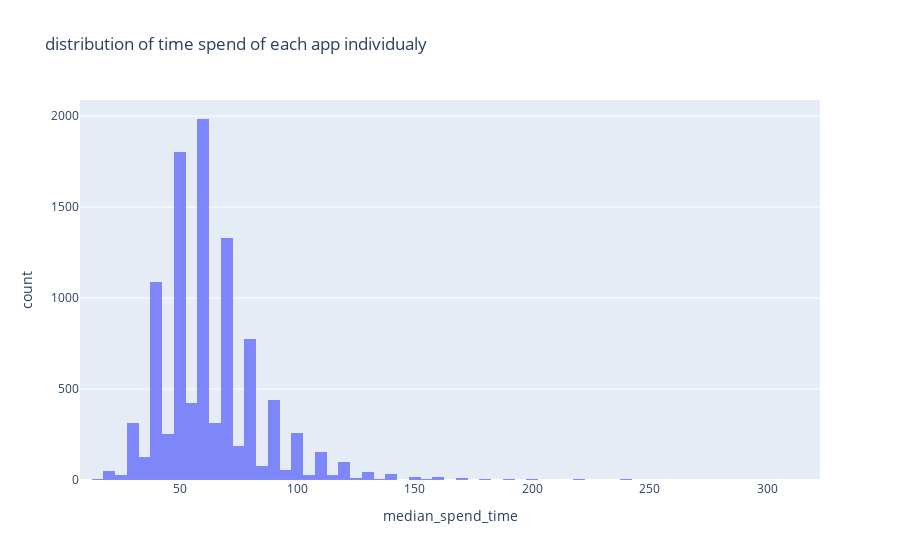

Notebook cell for this chart:
### Code cell
fig = px.histogram(df, x="median_spend_time",opacity=0.8,title='distribution of time spend of each app individualy',nbins=65).update_xaxes(categoryorder='total ascending')
fig.show()

### Figure 1 — Plotly figure (JSON) as saved in the notebook; plotly's stock layout.template omitted (floating-point values rounded to 4 significant figures; data arrays with more than 128 entries replaced by an {"elided": "..."} marker saying what was removed)
{"data": [{"alignmentgroup": "True", "bingroup": "x", "hovertemplate": "median_spend_time=%{x}<br>count=%{y}<extra></extra>", "legendgroup": "", "marker": {"color": "#636efa", "opacity": 0.8, "pattern": {"shape": ""}}, "name": "", "nbinsx": 65, "offsetgroup": "", "orientation": "v", "showlegend": false, "type": "histogram", "x": {"elided": "10000 float values"}, "xaxis": "x", "yaxis": "y"}], "layout": {"barmode": "relative", "legend": {"tracegroupgap": 0}, "title": {"text": "distribution of time spend of each app individualy"}, "xaxis": {"anchor": "y", "categoryorder": "total ascending", "domain": [0, 1], "title": {"text": "median_spend_time"}}, "yaxis": {"anchor": "x", "domain": [0, 1], "title": {"text": "count"}}}}
